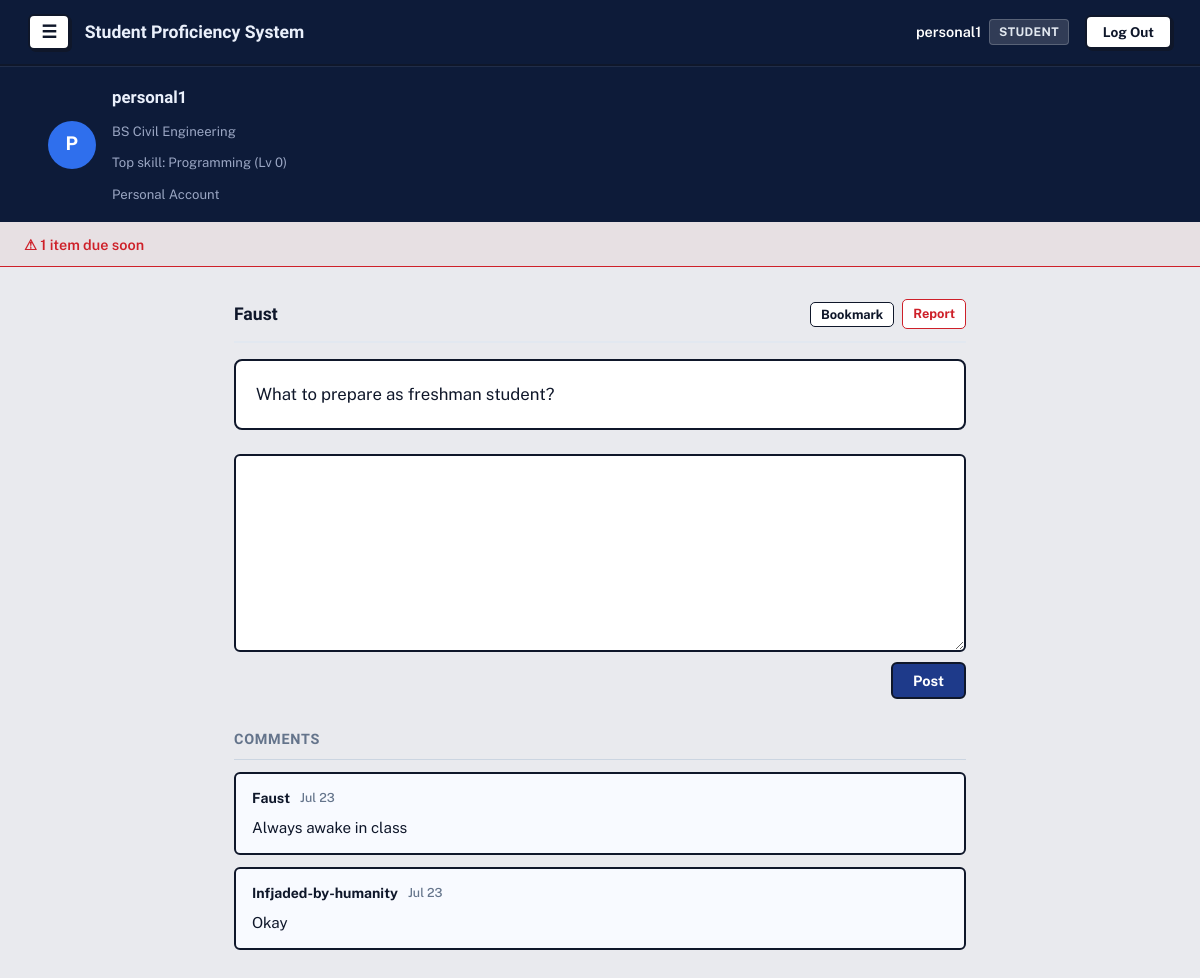
The app's page /forum/post/4/ (signed in) with its own data.
### accounts/models.py (models this page shows, shortened)
class Profile(models.Model):
    ROLE_CHOICES = [
        ('student', 'Student'),
        ('teacher', 'Teacher'),
    ]
    MODE_CHOICES = [
        ('personal', 'Personal'),
        ('professional', 'Professional'),
    ]
    user = models.OneToOneField(
        User, on_delete=models.CASCADE, related_name='profile')
    role = models.CharField(max_length=10, choices=ROLE_CHOICES)
    mode = models.CharField(
        max_length=15, choices=MODE_CHOICES, blank=True, null=True)
    course = models.ForeignKey(
        Course, on_delete=models.SET_NULL, null=True, blank=True)
    @property
    def is_manager(self):
        return self.role == 'teacher' or self.mode == 'personal'

### avatar/models.py (models this page shows, shortened)
class Course(models.Model):
    name = models.CharField(max_length=100)

class StudentSkill(models.Model):
    student = models.ForeignKey(
        User, on_delete=models.CASCADE, related_name='skills')
    skill = models.ForeignKey(Skill, on_delete=models.CASCADE)
    points = models.PositiveIntegerField(default=0)
    class Meta:
        unique_together = ('student', 'skill')
    @property
    def level(self):
        return self.points // 100

class Skill(models.Model):
    CATEGORY_CHOICES = [
        ('general', 'General Education'),
        ('course', 'Course-Specific'),
        ('broad', 'Broad (Non-College)'),
    ]
    name = models.CharField(max_length=100)
    description = models.TextField(blank=True)
    category = models.CharField(
        max_length=10, choices=CATEGORY_CHOICES, default='course')
    course = models.ForeignKey(
        Course, on_delete=models.CASCADE, null=True, blank=True, related_name='skills')

### forum/models.py (models this page shows, shortened)
class ForumPost(models.Model):
    subject = models.ForeignKey(
        Subject, on_delete=models.CASCADE, related_name='posts', null=True, blank=True)
    course = models.ForeignKey(
        Course, on_delete=models.CASCADE, related_name='posts', null=True, blank=True)
    author = models.ForeignKey(User, on_delete=models.CASCADE)
    text = models.TextField()
    created_at = models.DateTimeField(auto_now_add=True)

class Answer(models.Model):
    post = models.ForeignKey(
        ForumPost, on_delete=models.CASCADE, related_name='answers')
    author = models.ForeignKey(User, on_delete=models.CASCADE)
    text = models.TextField()
    created_at = models.DateTimeField(auto_now_add=True)

### forum/views.py (the view)
# urls.py: path('post/<int:post_id>/', views.post_detail, name='post_detail'),
@login_required
def post_detail(request, post_id):
    post = get_object_or_404(ForumPost, id=post_id)
    if request.method == 'POST':
        form = AnswerForm(request.POST)
        if form.is_valid():
            answer = form.save(commit=False)
            answer.post = post
            answer.author = request.user
            answer.save()
            return redirect('post_detail', post_id=post.id)
    else:
        form = AnswerForm()
    is_bookmarked = Bookmark.objects.filter(
        user=request.user, post=post).exists()
    return render(request, 'forum/post_detail.html', {
        'post': post, 'form': form, 'is_bookmarked': is_bookmarked
    })

### forum/forms.py
class AnswerForm(forms.ModelForm):
    class Meta:
        model = Answer
        fields = ['text']

### accounts/context_processors.py (called while the page is built)
def profile_banner(request):
    if not request.user.is_authenticated or request.user.profile.role != 'student':
        return {}
    top_skill = request.user.skills.order_by('-points').first()
    return {'top_skill': top_skill}

### tracker/models.py (called while the page is built)
    @property
    def due_soon(self):
        return 0 <= (self.deadline - timezone.now().date()).days <= 3

### forum/templates/forum/post_detail.html (shortened to what this page needs)
{% extends 'base.html' %}
{% block content %}
<div class="content-frame">
    <div class="post-header">
        <span class="post-author">{{ post.author.username }}</span>
        <div class="post-actions">
            <form method="post" action="{% url 'toggle_bookmark' post.id %}" style="display:inline;">
                <button type="submit" class="post-action-link">{% if is_bookmarked %}Bookmarked{% else %}Bookmark
                    {%endif %}</button>
            </form>
            <a href="{% url 'report_post' post.id %}" class="post-action-link post-action-report">Report</a>
        </div>
    </div>
    <p class="post-body">{{ post.text }}</p>
    <form method="post" class="comment-compose">
        {{ form.text }}
        <button type="submit">Post</button>
    </form>
    <h3 class="dossier-section-title">Comments</h3>
    <div class="comment-list">
        {% for answer in post.answers.all %}
        <div class="comment-item">
            <div class="comment-meta">
                <span class="comment-author">{{ answer.author.username }}</span>
                <span class="comment-date">{{ answer.created_at|date:"M d" }}</span>
            </div>
            <p class="comment-text">{{ answer.text }}</p>
        </div>
        {% empty %}
        <p class="muted-note">No comments yet.</p>
        {% endfor %}
    </div>
</div>
{% endblock %}

### templates/base.html (shortened to what this page needs)
{% load static %}
<!DOCTYPE html>
<html lang="en">
<head>
    <link rel="stylesheet" href="{% static 'css/style.css' %}">
</head>
<body>
    <nav class="navbar">
        <div class="navbar-left">
            {% if user.is_authenticated %}
            <button id="menuToggle" class="menu-btn" aria-label="Menu">☰</button>
            {% endif %}
            <span class="brand">Student Proficiency System</span>
        </div>
        <div class="navbar-right">
            {% if user.is_authenticated %}
            <div class="user-badge">
                <span class="user-name">{{ user.username }}</span>
                <span class="role-pill">{{ user.profile.role|capfirst }}</span>
            </div>
            <form method="post" action="{% url 'logout' %}" class="logout-form">
                <button type="submit" class="btn-logout">Log Out</button>
            </form>
            {% else %}
            <a href="{% url 'login' %}" class="btn-auth">Log In</a>
            <a href="{% url 'signup' %}" class="btn-auth btn-signup">Sign Up</a>
            {% endif %}
        </div>
    </nav>
    {% if user.is_authenticated and user.profile.role == 'student' %}
    <div class="profile-banner">
        <div class="profile-banner-inner">
            <div class="profile-avatar-circle">{{ user.username|slice:":1"|upper }}</div>
            <div class="profile-info">
                <div class="profile-name">{{ user.username }}</div>
                <div class="profile-line">
                    {% if user.profile.course %}{{ user.profile.course.name }}{% else %}No course{% endif %}
                </div>
                <div class="profile-line">
                    {% if top_skill %}Top skill: {{ top_skill.skill.name }} (Lv {{ top_skill.level }}){% else %}No skills yet{% endif %}
                </div>
                <div class="profile-line">
                    {% if user.profile.mode == 'personal' %}Personal Account{% else %}Professional Account{% endif %}
                </div>
            </div>
        </div>
    </div>
    {% endif %}
    {% if reminder_count %}
    <div class="reminder-bar">
        <a href="{% url 'task_list' %}" class="reminder-btn">⚠ {{ reminder_count }} item{{ reminder_count|pluralize }} due soon</a>
    </div>
    {% endif %}
    <main class="page">
        {% block content %}
        {% endblock %}
    </main>
</body>
</html>

### records on screen
StudentSkill: skill.name "Programming", level "0"
ForumPost: author.username "Faust", text "What to prepare as freshman student?"
Answer: author.username "Faust", created_at "Jul 23", text "Always awake in class"
Answer: author.username "Infjaded-by-humanity", created_at "Jul 23", text "Okay"

### other values on screen
{{ user.username }} "personal1"
{{ user.profile.role|capfirst }} "STUDENT"
{{ user.username|slice:":1"|upper }} "P"
{{ user.profile.course.name }} "BS Civil Engineering"
{{ reminder_count }} "1"
